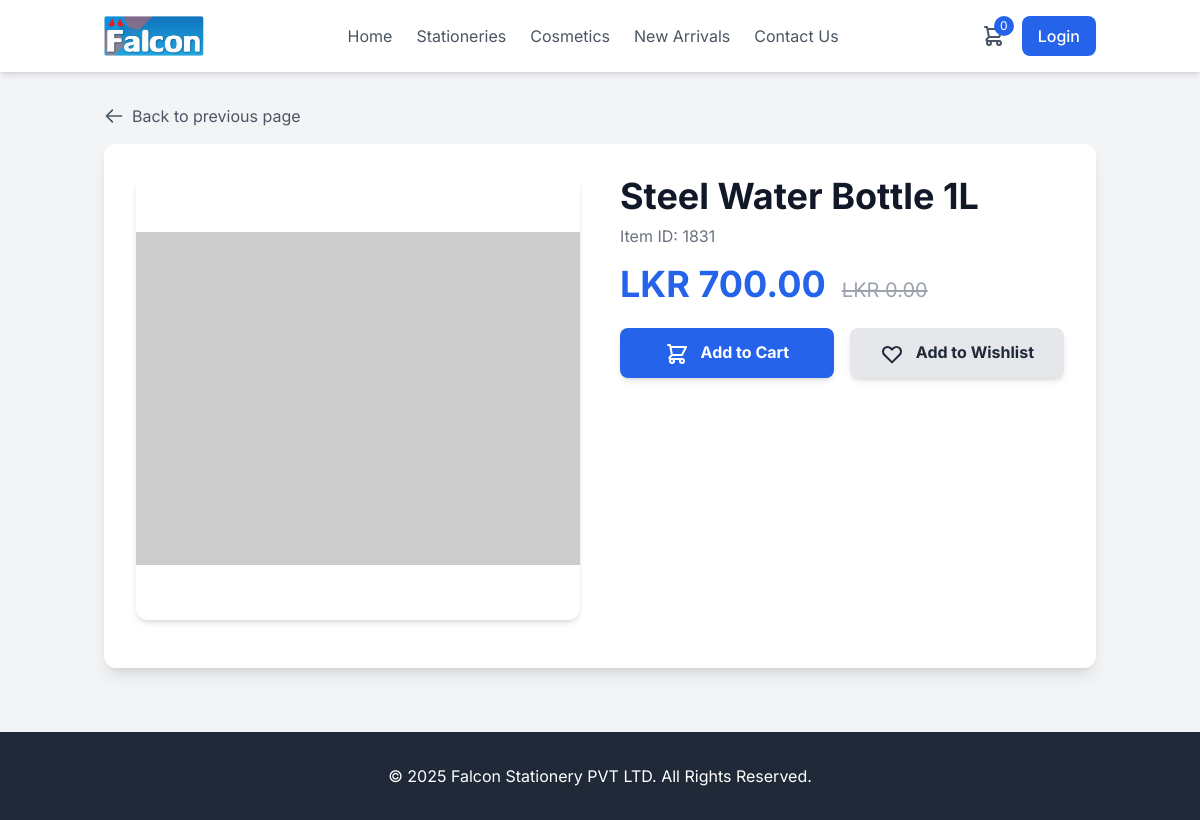
Screenshot of /falconstationery.com/product_detail.php?ItemID=1831 with the database file from the repository.
### tables this page shows
CREATE TABLE `Item_List` (
  `ItemID` int(11) NOT NULL,
  `CategoryID` int(11) NOT NULL,
  `SubCategoryID` int(11) DEFAULT NULL,
  `Name` varchar(255) NOT NULL,
  `ProductPhoto` varchar(255) DEFAULT NULL,
  `Price` decimal(10,2) DEFAULT NULL,
  `Description` text,
  `BrandName` varchar(100) DEFAULT NULL,
  `QtyPerBox` int(11) DEFAULT NULL,
  `NewArrival` tinyint(1) DEFAULT '0',
  `BulkPrice` decimal(10,2) DEFAULT NULL,
  `CartoonPcs` varchar(50) DEFAULT NULL,
  `Bulk_Description` text,
  `AvailabilityStatus` enum('Available','Not Available') DEFAULT 'Available',
  `LastUpdated` timestamp NOT NULL DEFAULT CURRENT_TIMESTAMP ON UPDATE CURRENT_TIMESTAMP,
  `created_at` datetime DEFAULT NULL,
  `SKU` varchar(50) DEFAULT NULL
);

### falconstationery.com/product_detail.php (the view, shortened to what this page needs)
<?php
$conn = new mysqli(DB_SERVER, DB_USERNAME, DB_PASSWORD, DB_NAME);
$item = null;
$imageSrc = "https://placehold.co/800x600/e5e7eb/7f8c8d?text=No+Image";
$itemId = isset($_GET['ItemID']) ? intval($_GET['ItemID']) : 0;
$loggedInUserName = isset($_SESSION['full_name']) ? htmlspecialchars($_SESSION['full_name']) : '';
function formatCurrency($value) {
    return number_format(floatval($value), 2);
}
function getDirectImageUrl($url, $size = "w800-h600") {
    return "https://placehold.co/800x600/e5e7eb/7f8c8d?text=No+Image";
}
if ($itemId > 0) {
    $sql = "SELECT ItemID, Name, ProductPhoto, Price, Description, BulkPrice, Bulk_Description FROM Item_List WHERE ItemID = ?";
    if ($stmt = $conn->prepare($sql)) {
        $stmt->bind_param("i", $itemId);
        $stmt->execute();
        $result = $stmt->get_result();
        if ($result->num_rows == 1) {
            $item = $result->fetch_assoc();
            $imageSrc = getDirectImageUrl($item['ProductPhoto']);
        }
    }
}
?>
<!DOCTYPE html>
<html lang="en">
<head>
    <script src="https://cdn.tailwindcss.com"></script>
</head>
<body class="bg-gray-100 text-gray-800">
    <header class="bg-white shadow-md flex-shrink-0">
        <div class="container mx-auto px-4 py-4 flex items-center justify-between">
            <a href="index.php" class="flex items-center space-x-2">
                <img src="./images/logo.png" alt="Logo" class="h-10">
            </a>
            <nav class="hidden md:flex items-center space-x-6">
                <a href="index.php" class="text-gray-600 hover:text-blue-600 transition duration-300">Home</a>
                <a href="stationeries.php" class="text-gray-600 hover:text-blue-600 transition duration-300">Stationeries</a>
                <a href="cosmetics.php" class="text-gray-600 hover:text-blue-600 transition duration-300">Cosmetics</a>
                <a href="new_arrivals.php" class="text-gray-600 hover:text-blue-600 transition duration-300">New Arrivals</a>
                <a href="contact.php" class="text-gray-600 hover:text-blue-600 transition duration-300">Contact Us</a>
            </nav>
            <div class="flex items-center space-x-4">
                <a href="cart.php" class="text-gray-600 hover:text-blue-600 transition duration-300 relative">
                    <span class="absolute -top-2 -right-2 bg-blue-600 text-white text-xs rounded-full h-5 w-5 flex items-center justify-center">
                        <?php echo isset($_SESSION['cart']) ? count($_SESSION['cart']) : 0; ?>
                    </span>
                </a>
                <div class="flex items-center space-x-2 md:space-x-4">
                    <?php if (isset($_SESSION['loggedin']) && $_SESSION['loggedin'] === true): ?>
                        <div class="hidden md:block text-gray-600">Welcome, <span class="font-semibold"><?php echo $loggedInUserName; ?></span></div>
                        <a href="profile.php" class="text-gray-600 hover:text-blue-600 transition duration-300">
                            <svg xmlns="http://www.w3.org/2000/svg" class="h-8 w-8" fill="none" viewBox="0 0 24 24" stroke="currentColor">
                                <path stroke-linecap="round" stroke-linejoin="round" stroke-width="2" d="M5.121 17.804A13.937 13.937 0 0112 16c2.5 0 4.847.655 6.879 1.804M15 10a3 3 0 11-6 0 3 3 0 016 0zm6 2a9 9 0 11-18 0 9 9 0 0118 0z" />
                            </svg>
                        </a>
                    <?php else: ?>
                        <a href="login.php" class="text-white bg-blue-600 hover:bg-blue-700 px-4 py-2 rounded-lg font-medium transition duration-300">Login</a>
                    <?php endif; ?>
                </div>
            </div>
        </div>
    </header>
    <main class="container mx-auto px-4 py-8">
        <div class="mb-4">
            <a href="javascript:void(0);" onclick="history.back();" class="flex items-center text-gray-600 hover:text-blue-600 transition duration-300">
                <svg xmlns="http://www.w3.org/2000/svg" class="h-5 w-5 mr-2" fill="none" viewBox="0 0 24 24" stroke="currentColor">
                    <path stroke-linecap="round" stroke-linejoin="round" stroke-width="2" d="M10 19l-7-7m0 0l7-7m-7 7h18" />
                </svg>
                Back to previous page
            </a>
        </div>
        <div class="bg-white p-4 md:p-8 rounded-xl shadow-lg">
            <div class="grid grid-cols-1 lg:grid-cols-2 gap-6 md:gap-10">
                <div class="flex flex-col items-center">
                    <div class="w-full main-image-container rounded-xl overflow-hidden shadow-md mb-4">
                        <img id="main-product-image" src="<?php echo htmlspecialchars($imageSrc); ?>" alt="<?php echo htmlspecialchars($item['Name']); ?>">
                    </div>
                </div>
                <div class="flex flex-col">
                    <h1 id="product-name" class="text-2xl sm:text-3xl md:text-4xl font-bold text-gray-900 mb-2"><?php echo htmlspecialchars($item['Name']); ?></h1>
                    <p class="text-gray-500 text-sm sm:text-base mb-4">Item ID: <?php echo htmlspecialchars($item['ItemID']); ?></p>
                    <div class="flex items-baseline mb-6">
                        <span class="text-3xl sm:text-4xl font-bold text-blue-600">LKR <span id="product-price"><?php echo formatCurrency($item['Price']); ?></span></span>
                        <?php if (!empty($item['BulkPrice'])): ?>
                        <span class="text-lg sm:text-xl text-gray-400 ml-4 line-through">LKR <span id="bulk-price"><?php echo formatCurrency($item['BulkPrice']); ?></span></span>
                        <?php endif; ?>
                    </div>
                    <div class="flex flex-col sm:flex-row space-y-4 sm:space-y-0 sm:space-x-4">
                        <button id="add-to-cart-modal-button" class="w-full sm:flex-1 bg-blue-600 hover:bg-blue-700 text-white font-bold py-3 px-6 rounded-lg shadow-md transition-colors">
                            Add to Cart
                        </button>
                        <button class="w-full sm:flex-1 bg-gray-200 hover:bg-gray-300 text-gray-800 font-bold py-3 px-6 rounded-lg shadow-md transition-colors">
                            Add to Wishlist
                        </button>
                    </div>
                </div>
            </div>
        </div>
    </main>
    <footer class="bg-gray-800 text-white py-8 mt-8">
        <div class="container mx-auto px-4 text-center">
            <p>&copy; <?php echo date("Y"); ?> Falcon Stationery PVT LTD. All Rights Reserved.</p>
        </div>
    </footer>
</body>
</html>

### falconstationery.com/product_detail.php (style rules this page uses)
body { font-family: 'Inter', sans-serif; background-color: #f3f4f6; }
.container { max-width: 1280px; }
.main-image-container { position: relative; width: 100%; padding-bottom: 100%; overflow: hidden; }
#main-product-image { position: absolute; top: 0; left: 0; width: 100%; height: 100%; object-fit: contain; cursor: zoom-in; }

### rows the page displays
item_list: Name "Steel Water Bottle 1L", ItemID "1831", Price "700.00", BulkPrice "0.00"
